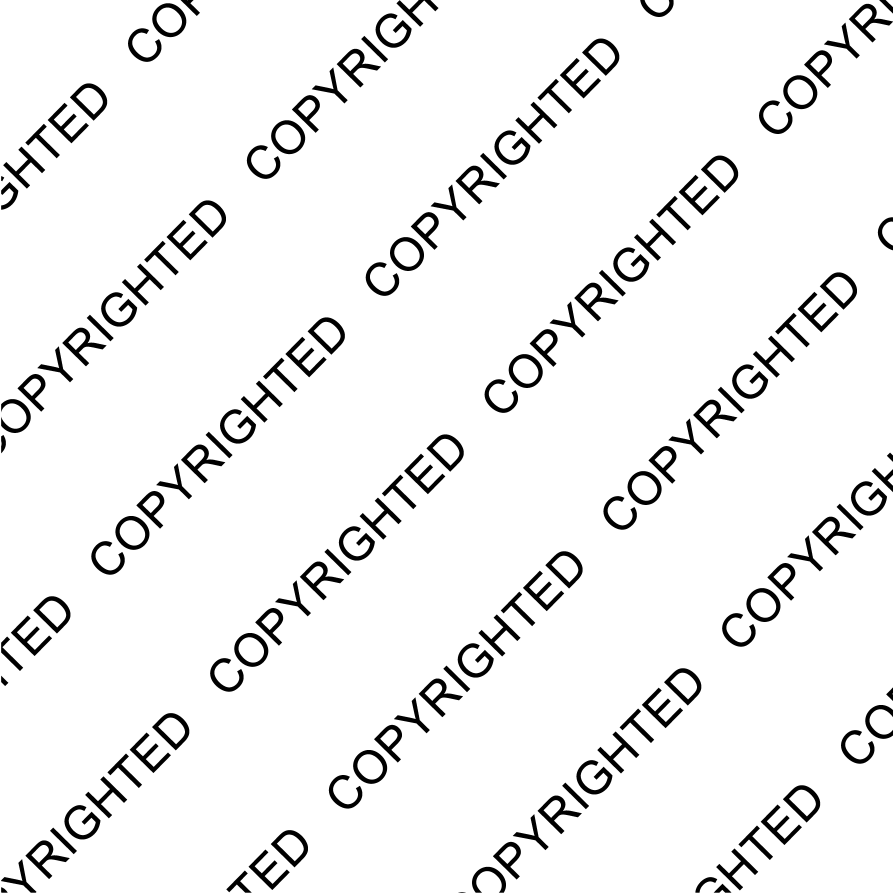
#> input picture watermark.png, 6251 x 6251 px (shown at 1/7 size)
$ python metrics_with_ber.py
#> lines starting #> are read from the running program, lines starting #| are printed output that depends on the picture; after the words box and inside, x2 and y2 are one past the last pixel; in counts of white or black regions, pixels touching at a corner belong together
import os
import cv2
import numpy as np
import csv
import pywt
from pathlib import Path
from skimage.metrics import peak_signal_noise_ratio as psnr
from skimage.metrics import structural_similarity as ssim

# CONFIG
WATERMARKED_DIR = "../dataset/watermarked"
ATTACKS_DIR = "../dataset/attacks"
METRICS_FILE = "../dataset/metrics_with_ber.csv"

methods = ["DCT", "DWT", "SVD", "DWT_DCT", "DWT_SVD"]
splits = ["train", "val"]
attacks = ["Blur", "Crop", "JPEG50", "JPEG70", "Noise", "Rotate"]

# === Load original watermark ===
wm_path = "../watermark.png"
original_watermark = cv2.imread(wm_path, cv2.IMREAD_GRAYSCALE)
#> original_watermark: shape (6251, 6251); 94.2% white; 147 black regions, largest, box (x1, y1, x2, y2) and area: (2357, 342, 2667, 612) 21377, (3189, 1160, 3499, 1430) 21377, (4020, 1979, 4330, 2249) 21377
if original_watermark is None:
    raise FileNotFoundError(f"Watermark not found at {wm_path}")
original_watermark = cv2.resize(original_watermark, (32, 32))
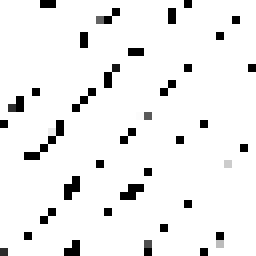
#> original_watermark: shape (32, 32) (shown 8 times larger); min 0, max 255, mean 239
_, original_watermark = cv2.threshold(original_watermark, 128, 1, cv2.THRESH_BINARY)
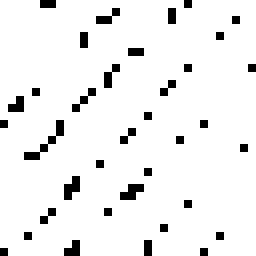
#> original_watermark: shape (32, 32) (shown 8 times larger); values 0 (black) and 1 (white), 93.7% white; black in thin lines or dots
original_bits = original_watermark.flatten()
#> original_bits = 1024 values, max 1 at index 0, min 0 at index 5, mean 0.937

# === BER ===
# [5 lines left out: function compute_ber, not called in this run]

WM_SIZE = 32  # watermark is resized to 32x32

# === Extractors (Fixed: use original image too) ===
# [51 lines left out: functions extract_dct, extract_dwt, extract_svd, extract_dwt_dct, extract_dwt_svd, not called in this run]

extractors = {
    "DCT": extract_dct,
    "DWT": extract_dwt,
    "SVD": extract_svd,
    "DWT_DCT": extract_dwt_dct,
    "DWT_SVD": extract_dwt_svd
}

# === MAIN PROCESS ===
def process_metrics():
    with open(METRICS_FILE, "w", newline="") as f:
        writer = csv.writer(f)
        writer.writerow(["image", "method", "split", "attack", "PSNR", "SSIM", "BER"])

        for method in methods:
            for split in splits:
                for attack_name in attacks:
                    input_dir = Path(ATTACKS_DIR) / method / attack_name / split
                    orig_dir = Path(WATERMARKED_DIR) / method / split
                    img_paths = list(input_dir.glob("*.jpg")) + list(input_dir.glob("*.png"))

                    if not img_paths:
                        print(f"[{method}-{split}] No images for attack={attack_name}")
                        continue

                    total_imgs = len(img_paths)
                    print(f"[{method}-{split}] Starting attack={attack_name} → {total_imgs} images")

                    for idx, attacked_path in enumerate(img_paths, 1):
                        img_file = attacked_path.name
                        orig_path = orig_dir / img_file

                        orig_img = cv2.imread(str(orig_path))
                        attacked_img = cv2.imread(str(attacked_path))

                        if orig_img is None or attacked_img is None:
                            print(f"  Skipping {img_file}, unreadable.")
                            continue

                        # Compute metrics
                        try:
                            psnr_val = psnr(orig_img, attacked_img, data_range=255)
                        except Exception:
                            psnr_val = None
                        try:
                            ssim_val = ssim(
                                cv2.cvtColor(orig_img, cv2.COLOR_BGR2GRAY),
                                cv2.cvtColor(attacked_img, cv2.COLOR_BGR2GRAY),
                                data_range=255
                            )
                        except Exception:
                            ssim_val = None

                        # Extract watermark & compute BER
                        try:
                            # Extract watermark & compute BER
                            wm_extractor = extractors[method]
                            extracted_wm = wm_extractor(orig_img, attacked_img)
                            ber_val = compute_ber(original_bits, extracted_wm.flatten())

                        except Exception as e:
                            print(f"    Extractor failed for {img_file}: {e}")
                            ber_val = None

                        # Safe formatting
                        psnr_str = f"{psnr_val:.2f}" if psnr_val is not None else "None"
                        ssim_str = f"{ssim_val:.4f}" if ssim_val is not None else "None"
                        ber_str  = f"{ber_val:.4f}" if ber_val is not None else "None"

                        print(f"  [{idx}/{total_imgs}] {img_file} → PSNR={psnr_str}, SSIM={ssim_str}, BER={ber_str}")

                        # Save to CSV
                        writer.writerow([img_file, method, split, attack_name, psnr_val, ssim_val, ber_val])

# Entry
if __name__ == "__main__":
    process_metrics()
